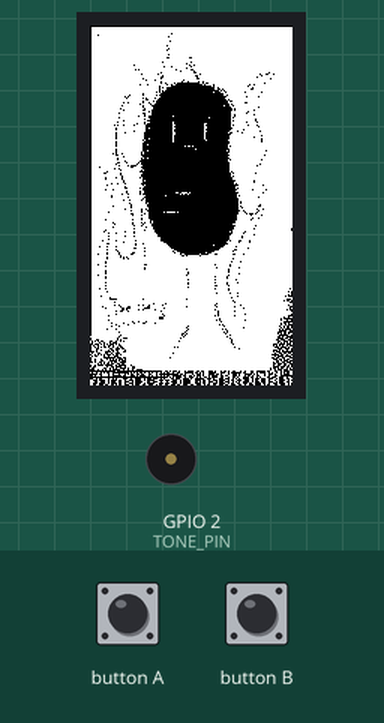
The program below on a simulated ESP32. On the bench: 135×240 colour display, buzzer (waves = sounding). Inputs (shaded band) come from the test bench. Random numbers use the default seed unless the program sets one; what the program prints to the serial monitor is not drawn.

Above: at 2.4 s.
2.5 s: button A pressed for 0.15 s
At 5.2 s:
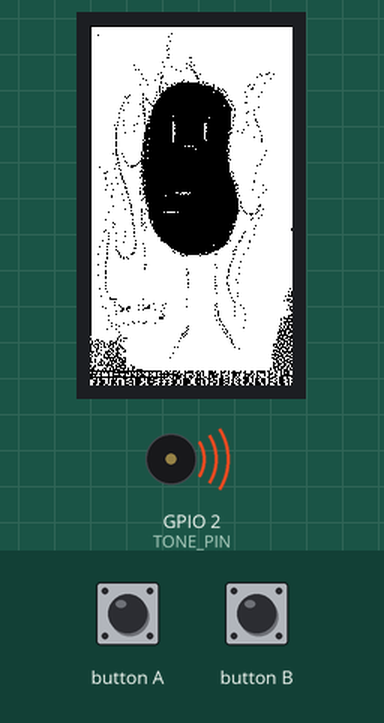
At 29.2 s:
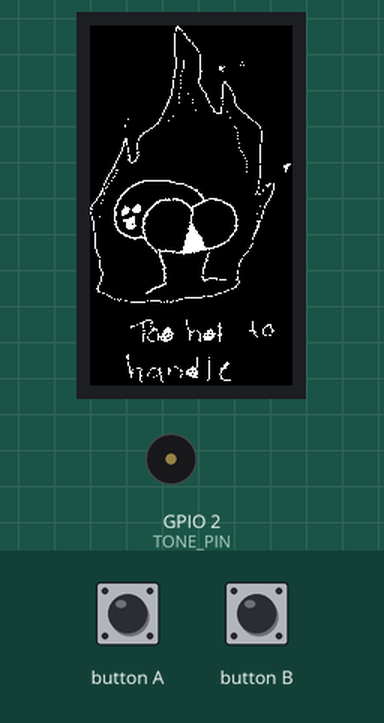
Timing chart, 0 to 29.5 s (numbered marks = the images above; inputs shaded):
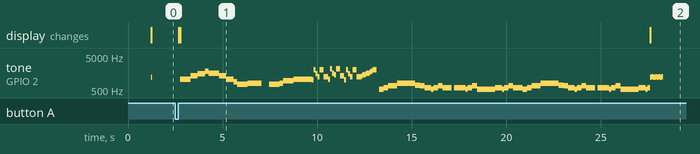

The program:

main.cpp
```cpp
#include <M5StickCPlus2.h>
#include <M5GFX.h>
#include <PlayRtttl.hpp>
#include "xbm.h" // Sketch tab header for xbm images

bool endgame = false;

// beeper pin
const int TONE_PIN = 2;

// Calculate arraySize for Songs.
#define ARRAY_SIZE(x) sizeof(x) / sizeof(x[0])

// No idea, but this need to do that game works. Just beep sound.
char Start[] = {"Beep:d=16,o=6,b=400:32d"};

// End song, when game end. Times up.
char endSong[] = {"Cat:d=16,o=6,b=95:29d,25d#,26d,27d#,32d,32d#,32d,32d#"};

// Songs
String SONGS[] = {
    "PacMan:d=16,o=6,b=140:b5,b,f#,d#,8b,8d#,c,c7,g,f,8c7,8e,b5,b,f#,d#,8b,8d#,32d#,32e,f,32f,32f#,g,32g,32g#,a,8b'",
    "TheSimpsons:d=4,o=5,b=160:c.6,e6,f#6,8a6,g.6,e6,c6,8a,8f#,8f#,8f#,2g,8p,8p,8f#,8f#,8f#,8g,a#.,8c6,8c6,8c6,c6",
    "StarWars:d=32,o=5,b=45,l=2,s=N:p,f#,f#,f#,8b.,8f#.6,e6,d#6,c#6,8b.6,16f#.6,e6,d#6,c#6,8b.6,16f#.6,e6,d#6,e6,8c#6",
    "dkong:d=4,o=5,b=160:2c,8d.,d#.,c.,16b,16c6,16b,16c6,16b,16c6,16b,16c6,16b,16c6,16b,16c6,16b,2c6",
    "Bond:d=4,o=5,b=320:c,8d,8d,d,2d,c,c,c,c,8d#,8d#,2d#,d,d,d,c,8d,8d,d,2d,c,c,c,c,8d#,8d#,d#,2d#,d,c#,c,c6,1b.,g,f,1g.",
    "ImperialMarch:d=4,o=5,b=100:e,e,e,8c,16p,16g,e,8c,16p,16g,e,p,b,b,b,8c6,16p,16g,d#,8c,16p,16g,e,8p",
    "WormsThe:d=4,o=6,b=125:8c5,8d5,e5,g5,g5,8f5,8e5,8d.5,16c5,8d5,8e5,d5,16p,8d5,8d.5,16c5,8d5,8e5,2c5,8d.5,16c5,8d5,8e5,d5,8c5,8d5,e5,g5,g5,8f5,8e5,8d.5,16c5,8d5,8e5,d5,16p,8d5,8d.5,16c5,8d5,8e5,2c5,8d.5,16c5,8d5,8e5,d5",
    "Zelda:d=4,o=6,b=120:8f5,8a5,b5,8f5,8a5,b5,8f5,8a5,8b5,8e,d,8b5,8c,8b5,8g5,2e5,8p,8d5,8e5,8g5,2e5,8p,8d5,8e5,f5,8g5,8a5,b5,8c,8b5,e5,8p,8d5,8c5,8f5,8e5,8g5,8f5,8a5,8g5,16a_5,16a5,16a5,16g5,2a5",
    "Mario:d=4,o=5,b=100:16e6,16e6,32p,8e6,16c6,8e6,8g6,8p,8g,8p,8c6,16p,8g,16p,8e,16p,8a,8b,16a#,8a,16g.,16e6,16g6,8a6,16f6,8g6,8e6,16c6,16d6,8b,16p,8c6,16p,8g,16p,8e,16p,8a,8b,16a#,8a,16g.,16e6,16g6,8a6,16f6,8g6,8e6,16c6,16d6,8b,8p,16g6,16f#6,16f6,16d#6,16p,16e6,16p,16g#,16a,16c6,16p,16a,16c6,16d6,8p,16g6,16f#6,16f6,16d#6,16p,16e6,16p,16c7,16p,16c7,16c7,p,16g6,16f#6,16f6,16d#6,16p,16e6,16p,16g#,16a,16c6,16p,16a,16c6,16d6,8p,16d#6,8p,16d6,8p,16c6",
    "Xfiles:d=4,o=5,b=125:e,b,a,b,d6,2b.,2p,e,b,a,b,e6,2b.,2p,g6,f#6,e6,d6,e6,2b.,2p,g6,f#6,e6,d6,f#6,2b.,2p,e,b,a,b,d6,2b.,2p,e,b,a,b,e6,2b.,2p,e6,2b.",
    "KnightRider:d=4,o=5,b=125:16e,16p,16f,16e,16e,16p,16e,16e,16f,16e,16e,16e,16d#,16e,16e,16e,16e,16p,16f,16e,16e,16p,16f,16e,16f,16e,16e,16e,16d#,16e,16e,16e,16d,16p,16e,16d,16d,16p,16e,16d,16e,16d,16d,16d,16c,16d,16d,16d,16d,16p,16e,16d,16d,16p,16e,16d,16e,16d,16d,16d,16c,16d,16d,16d"};

// PickUp some song from array.
String randomSong()
{

  if (ARRAY_SIZE(SONGS) != 0)
  {
    int randomSong = random(0, ARRAY_SIZE(SONGS));
    return SONGS[randomSong]; // Return the song
  }
  else
  {
    Serial.print("Array is empty, error");
    return "";
  }
}

// Game
void hotpatatosGame()
{
  endgame = true;

  // Random time for gameing.
  long RandomGameDuration = random(8000, 30000);
  // Present millis, how long board has been running.
  long startTime = millis();
  long endTime = millis() + RandomGameDuration;
  Serial.print("Starting game");
  Serial.print(startTime);
  Serial.print(endTime);
  do
  {

    // Select some song.
    String SongTo = randomSong();
    char *asd = const_cast<char *>(SongTo.c_str());

    // Play song
    startPlayRtttlPGM(TONE_PIN, asd);
    while (updatePlayRtttl())
    {
      // Times UP end the game
      if (endTime < millis())
      {
        // Clear screen.
        M5.Lcd.fillScreen(BLACK);
        M5.Lcd.setCursor(0, 0);
        delay(1);

        // End image, just for fun.
        int x = (M5.Lcd.width() - BperunaWidth);
        int y = (M5.Lcd.height() - BperunaHeight);
        M5.Lcd.drawXBitmap(x, y, Bperuna, BperunaWidth, BperunaHeight, TFT_WHITE);

        Serial.print("Times up, game ower.");
        stopPlayRtttl();
        playRtttlBlocking(TONE_PIN, endSong);
        endgame = false;
        return;
      }
      // For changing song.
      delay(1);
    }

  } while (endgame);
  return;
}

void setup()
{

  // For debug
  Serial.begin(115200);
  delay(1000);

  auto cfg = M5.config();
  M5.begin(cfg);

  // Image
  int x = (M5.Lcd.width() - BAperunaWidth);
  int y = (M5.Lcd.height() - BAperunaHeight);
  M5.Lcd.drawXBitmap(x, y, BAperuna, BAperunaWidth, BAperunaHeight, TFT_WHITE);

  // Beep sound, no idea whay but then game work.
  playRtttlBlocking(TONE_PIN, Start);
}

void loop()
{
  M5.update();

  // IF Button has been pressed. Start the game.
  if (M5.BtnA.wasReleased())
  {

    // Just clear the screen.
    M5.Lcd.fillScreen(BLACK);
    M5.Lcd.setCursor(0, 0);
    delay(1);

    int x = (M5.Lcd.width() - BAperunaWidth);
    int y = (M5.Lcd.height() - BAperunaHeight);
    M5.Lcd.drawXBitmap(x, y, BAperuna, BAperunaWidth, BAperunaHeight, TFT_WHITE);
    Serial.print("HotHotPotato Game Starting");
    hotpatatosGame();
  }
}
```

Source omitted: xbm.h (data table, 50420 bytes)

Measured:
- after the input at 2.5 s, tone on GPIO 2 (TONE_PIN): plays 1046 Hz for 0.56 s, 1318 Hz for 0.38 s, 1479 Hz for 0.38 s, 1760 Hz for 0.19 s, 1567 Hz for 0.56 s, 1318 Hz for 0.38 s … (87 notes in this stretch), starting after 0.26 s; the display: first changes after 0.18 s (image 1 shows a later state)
